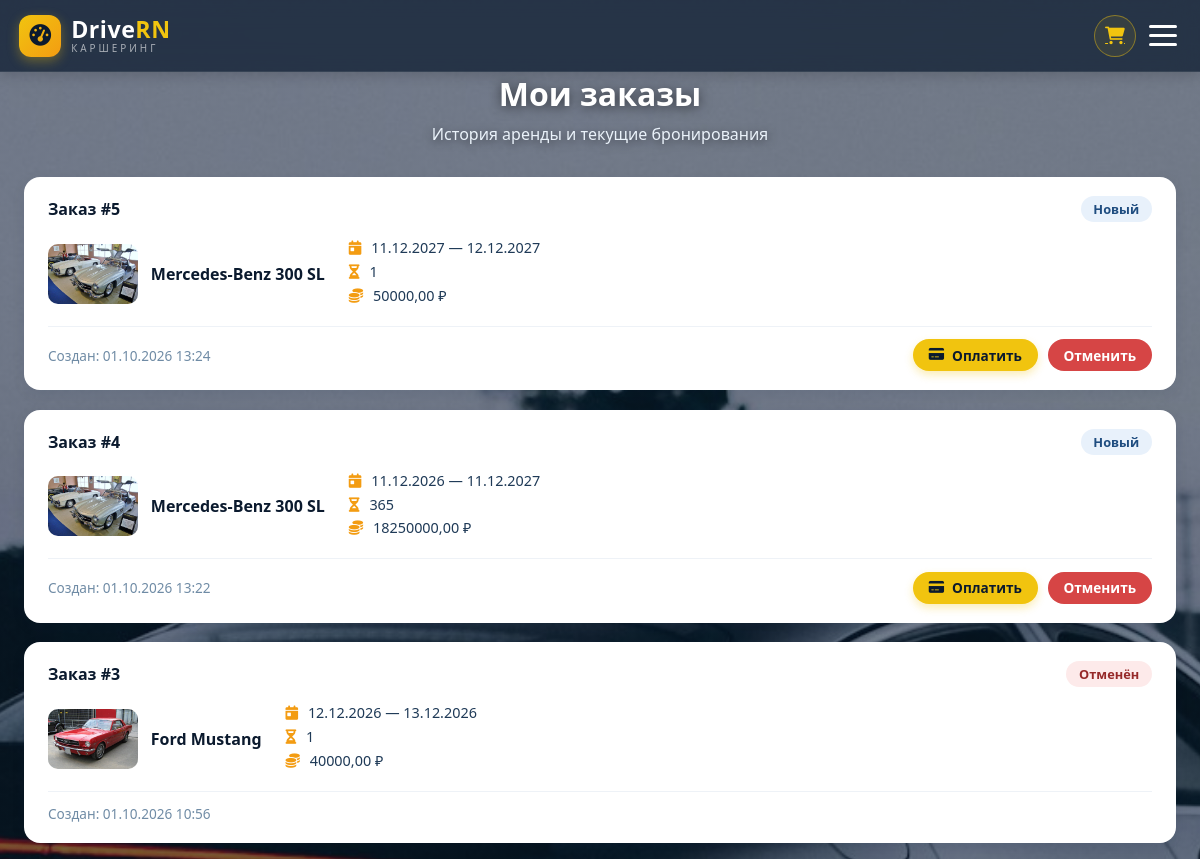
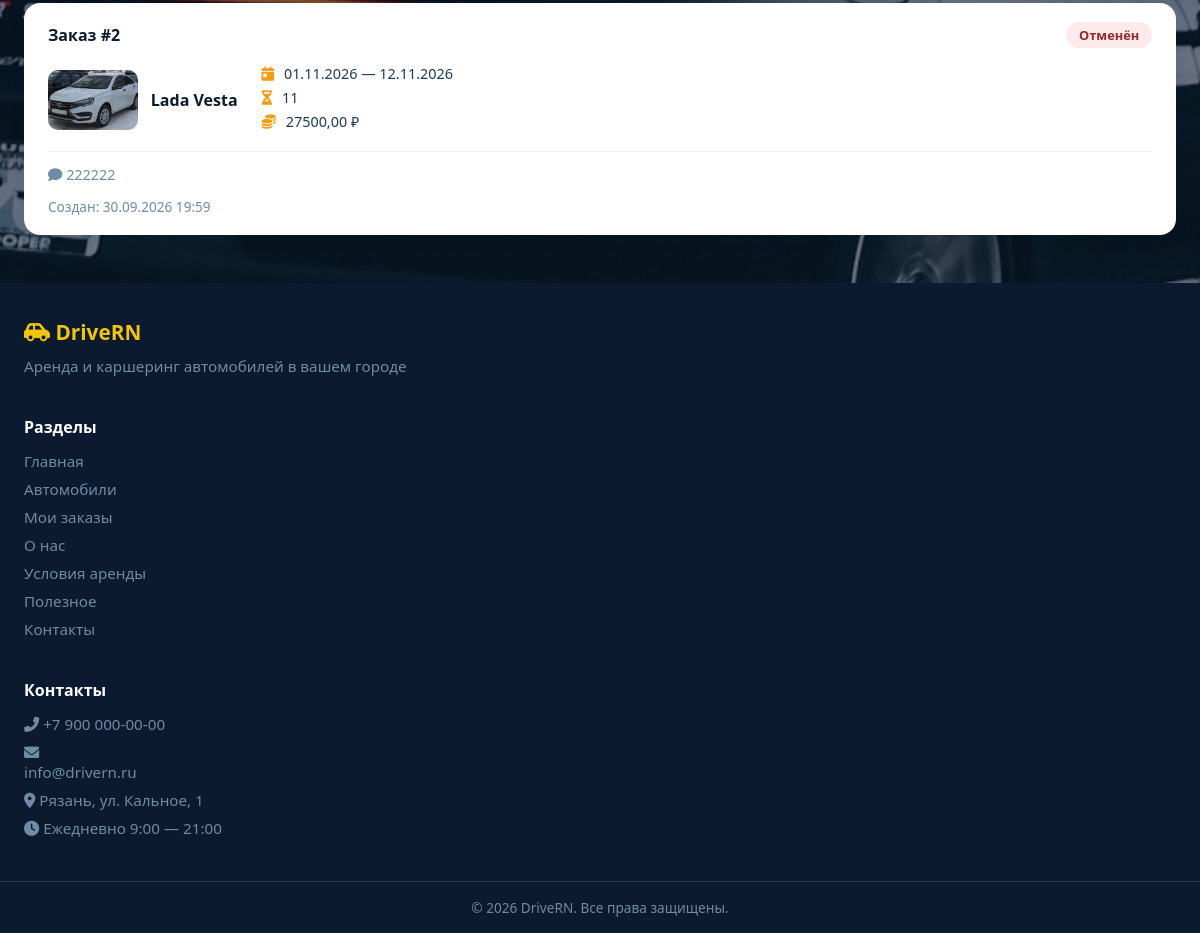
The app's page /my-orders/ (signed in) with its own data (2 pictures, top to bottom).
### products/models.py (models this page shows, shortened)
class RentalOrder(models.Model):
    class Status(models.TextChoices):
        NEW = 'new', 'Новый'
        CONFIRMED = 'confirmed', 'Подтверждён'
        ACTIVE = 'active', 'Активная аренда'
        COMPLETED = 'completed', 'Завершён'
        CANCELLED = 'cancelled', 'Отменён'
    user = models.ForeignKey(
        settings.AUTH_USER_MODEL,
        verbose_name='Пользователь',
        on_delete=models.CASCADE,
        related_name='orders',
    )
    car = models.ForeignKey(
        Car,
        verbose_name='Автомобиль',
        on_delete=models.PROTECT,
        related_name='orders',
    )
    start_date = models.DateField('Дата начала')
    end_date = models.DateField('Дата окончания')
    days = models.PositiveSmallIntegerField('Суток', default=1)
    total_price = models.DecimalField('Итого, ₽', max_digits=10, decimal_places=2, default=0)
    comment = models.TextField('Комментарий', blank=True)
    status = models.CharField(
        'Статус',
        max_length=10,
        choices=Status.choices,
        default=Status.NEW,
    )
    is_paid = models.BooleanField('Оплачен', default=False)
    created_at = models.DateTimeField('Создан', auto_now_add=True)
    class Meta:
        verbose_name = 'Заказ'
        verbose_name_plural = 'Заказы'
        ordering = ['-created_at']
    @property
    def is_active(self):
        return self.status in {self.Status.NEW, self.Status.CONFIRMED, self.Status.ACTIVE}

class Car(models.Model):
    class Transmission(models.TextChoices):
        MANUAL = 'manual', 'Механика'
        AUTOMATIC = 'automatic', 'Автомат'
    class FuelType(models.TextChoices):
        PETROL = 'petrol', 'Бензин'
        DIESEL = 'diesel', 'Дизель'
        ELECTRIC = 'electric', 'Электро'
        HYBRID = 'hybrid', 'Гибрид'
    name = models.CharField('Название', max_length=128)
    slug = models.SlugField('Адрес (slug)', max_length=140, unique=True)
    brand = models.CharField('Марка', max_length=64)
    model = models.CharField('Модель', max_length=64)
    year = models.PositiveSmallIntegerField(
        'Год выпуска',
        validators=[MinValueValidator(1990), MaxValueValidator(2100)],
    )
    category = models.ForeignKey(
        CarCategory,
        verbose_name='Категория',
        on_delete=models.PROTECT,
        related_name='cars',
    )
    image = models.ImageField('Фото', upload_to='cars/', blank=True)
    short_description = models.CharField('Краткое описание', max_length=160, blank=True)
    description = models.TextField('Полное описание', blank=True)
    price_per_day = models.DecimalField(
        'Цена за сутки, ₽',
        max_digits=10,
        decimal_places=2,
        validators=[MinValueValidator(0)],
    )
    deposit = models.DecimalField(
        'Залог, ₽',
        max_digits=10,
        decimal_places=2,
        default=0,
    )
    seats = models.PositiveSmallIntegerField('Мест', default=5)
    transmission = models.CharField(
        'Коробка передач',
        max_length=10,
        choices=Transmission.choices,
        default=Transmission.MANUAL,
    )
    fuel_type = models.CharField(
        'Топливо',
        max_length=10,
        choices=FuelType.choices,
        default=FuelType.PETROL,
    )
    is_available = models.BooleanField('Доступна для аренды', default=True)
    created_at = models.DateTimeField('Добавлена', auto_now_add=True)
    class Meta:
        verbose_name = 'Автомобиль'
        verbose_name_plural = 'Автомобили'
        ordering = ['-created_at']
    def __str__(self):
        return f'{self.brand} {self.model} ({self.year})'
    def get_absolute_url(self):
        return reverse('products:car_detail', kwargs={'slug': self.slug})

### products/views.py (the view)
# urls.py: path('my-orders/', views.my_orders, name='my_orders'),
@login_required
def my_orders(request):
    orders = request.user.orders.select_related('car', 'car__category')
    return render(request, 'products/my_orders.html', {'orders': orders})

### products/templates/products/my_orders.html (shortened to what this page needs)
{% extends 'products/base.html' %}
{% load static %}
{% block extra_css %}<link href="{% static 'css/products.css' %}?v=5" rel="stylesheet">{% endblock %}
{% block content %}
<div class="section-title">
    <h2>Мои заказы</h2>
    <p>История аренды и текущие бронирования</p>
</div>
{% if orders %}
    <div class="orders">
        {% for order in orders %}
            <div class="order-card">
                <div class="order-head">
                    <span class="order-number">Заказ #{{ order.id }}</span>
                    <span class="status status-{{ order.status }}">{{ order.get_status_display }}</span>
                </div>
                <div class="order-body">
                    <div class="order-car">
                        {% if order.car.image %}
                            <img src="{{ order.car.image.url }}" alt="{{ order.car }}">
                        {% else %}
                            <i class="fas fa-car"></i>
                        {% endif %}
                        <a href="{{ order.car.get_absolute_url }}">{{ order.car.brand }} {{ order.car.model }}</a>
                    </div>
                    <div class="order-dates">
                        <p><i class="fas fa-calendar-day"></i> {{ order.start_date|date:"d.m.Y" }} — {{ order.end_date|date:"d.m.Y" }}</p>
                        <p><i class="fas fa-hourglass-half"></i> {{ order.days }} {{ order.days|pluralize:"сутки,суток,суток" }}</p>
                        <p><i class="fas fa-coins"></i> {{ order.total_price }} ₽</p>
                    </div>
                </div>
                {% if order.comment %}
                    <p class="order-comment"><i class="fas fa-comment"></i> {{ order.comment }}</p>
                {% endif %}
                <div class="order-foot">
                    <span class="order-date">Создан: {{ order.created_at|date:"d.m.Y H:i" }}</span>
                    <div class="order-actions">
                        {% if order.is_active and not order.is_paid %}
                            <a href="{% url 'products:pay_order' order.pk %}" class="btn btn-primary btn-sm"><i class="fas fa-credit-card"></i> Оплатить</a>
                        {% endif %}
                        {% if order.is_active %}
                            <form method="post" action="{% url 'products:cancel_order' order.pk %}">
                                <button type="submit" class="btn btn-danger btn-sm">Отменить</button>
                            </form>
                        {% endif %}
                    </div>
                </div>
            </div>
        {% endfor %}
    </div>
{% else %}
    <div class="empty">
        <i class="fas fa-calendar-xmark"></i>
        <p>У вас пока нет заказов.</p>
        <a href="{% url 'products:cars' %}" class="btn btn-primary">Выбрать автомобиль</a>
    </div>
{% endif %}
{% endblock %}

### static/css/base.css (style rules this page uses)
:root { --navy: #0b1a2e; --navy-light: #0f253b; --navy-border: #1e3a55; --yellow: #f1c40f; --yellow-dark: #f39c12; --text: #1f3a57; --muted: #6f8ba5; --bg: #f4f7fc; }
body { background-color: var(--bg); background-image: linear-gradient(rgba(11, 26, 46, 0.55), rgba(11, 26, 46, 0.55)), url('../img/bg.jpg'); background-size: cover; background-position: center; background-attachment: fixed; color: var(--text); min-height: 100vh; display: flex; flex-direction: column; }
.btn { display: inline-flex; align-items: center; justify-content: center; gap: 8px; padding: 0.75rem 1.6rem; border: none; border-radius: 40px; font-size: 1rem; font-weight: 600; font-family: inherit; cursor: pointer; text-decoration: none; transition: 0.2s; }
.btn-primary { background: var(--yellow); color: var(--navy); box-shadow: 0 4px 8px rgba(241, 196, 15, 0.3); }
.btn-danger { background: #d64545; color: #fff; }
.section-title { text-align: center; margin-bottom: 2rem; }
.section-title h2 { font-size: 2rem; color: #fff; margin-bottom: 0.5rem; text-shadow: 0 2px 12px rgba(0, 0, 0, 0.55); }
.section-title p { color: #eaf2fa; text-shadow: 0 2px 10px rgba(0, 0, 0, 0.5); }

### static/css/products.css (style rules this page uses)
.orders { display: grid; gap: 1.2rem; }
.order-card { background: #fff; border-radius: 16px; padding: 1.2rem 1.5rem; box-shadow: 0 4px 14px rgba(15, 37, 59, 0.08); }
.order-head, .order-foot { display: flex; align-items: center; justify-content: space-between; gap: 1rem; }
.order-number { font-weight: 700; color: var(--navy); }
.order-body { display: flex; align-items: center; gap: 1.5rem; padding: 1rem 0; border-bottom: 1px solid #eef2f7; margin-bottom: 0.8rem; flex-wrap: wrap; }
.order-car { display: flex; align-items: center; gap: 0.8rem; font-weight: 600; }
.order-car img { width: 90px; height: 60px; object-fit: cover; border-radius: 10px; }
.order-car a { color: var(--navy); text-decoration: none; }
.order-dates p { font-size: 0.9rem; color: var(--text); margin-bottom: 0.3rem; }
.order-dates i { color: var(--yellow-dark); margin-right: 6px; }
.order-comment { font-size: 0.9rem; color: var(--muted); margin-bottom: 0.8rem; }
.order-date { font-size: 0.85rem; color: var(--muted); }
.status { font-size: 0.8rem; padding: 0.25rem 0.8rem; border-radius: 20px; font-weight: 600; }
.status-new { background: #e8f1fb; color: #1f4d80; }
.status-cancelled { background: #fdeaea; color: #962929; }
.order-actions { display: flex; align-items: center; gap: 0.6rem; }
.order-actions form { margin: 0; }
.btn-sm { padding: 0.4rem 1rem; font-size: 0.85rem; }

### records on screen
RentalOrder: id "5", status "Новый", car.image (picture), car.brand "Mercedes-Benz", car.model "300 SL", start_date "11.12.2027", end_date "12.12.2027", days "1", total_price "50000,00", created_at "01.10.2026 13:24", is_paid False (drawn), shows "Отменить"
RentalOrder: id "4", status "Новый", car.image (picture), car.brand "Mercedes-Benz", car.model "300 SL", start_date "11.12.2026", end_date "11.12.2027", days "365", total_price "18250000,00", created_at "01.10.2026 13:22", is_paid False (drawn), shows "Отменить"
RentalOrder: id "3", status "Отменён", car.image (picture), car.brand "Ford", car.model "Mustang", start_date "12.12.2026", end_date "13.12.2026", days "1", total_price "40000,00", created_at "01.10.2026 10:56"
RentalOrder: id "2", status "Отменён", car.image (picture), car.brand "Lada", car.model "Vesta", start_date "01.11.2026", end_date "12.11.2026", days "11", total_price "27500,00", comment "222222", created_at "30.09.2026 19:59"
